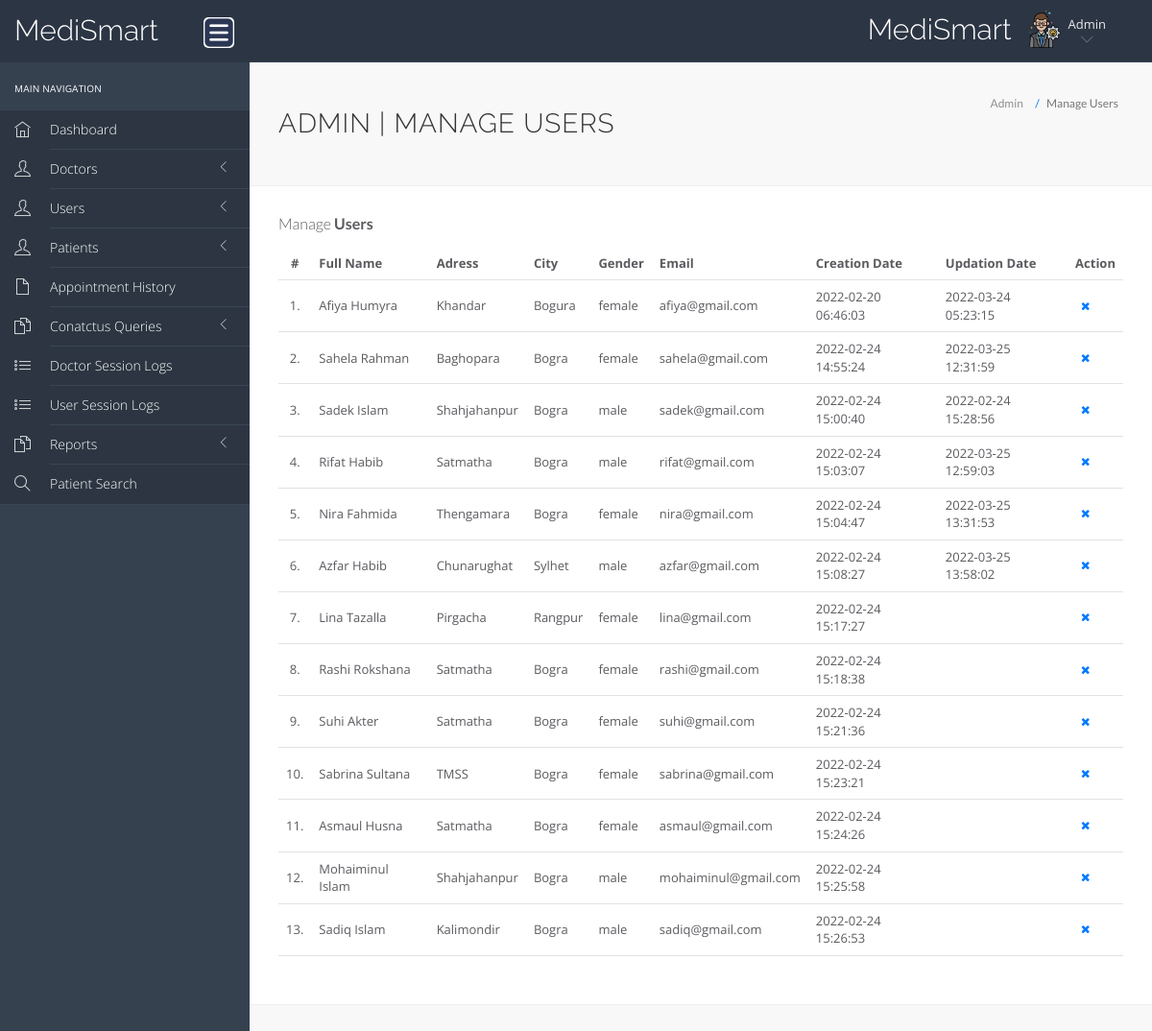
The app's page /hms/admin/manage-users.php (signed in) with its own data.
### tables this page shows
CREATE TABLE `users` (
  `id` int(11) NOT NULL,
  `fullName` varchar(255) DEFAULT NULL,
  `profile_pic` varchar(255) NOT NULL,
  `address` longtext DEFAULT NULL,
  `city` varchar(255) DEFAULT NULL,
  `gender` varchar(255) DEFAULT NULL,
  `email` varchar(255) DEFAULT NULL,
  `password` varchar(255) DEFAULT NULL,
  `regDate` timestamp NULL DEFAULT current_timestamp(),
  `updationDate` timestamp NULL DEFAULT NULL ON UPDATE current_timestamp()
);

### hms/admin/manage-users.php (the view, shortened to what this page needs)
<?php
include('include/config.php');
?>
<!DOCTYPE html>
<html lang="en">
	<head>
		<link rel="stylesheet" href="vendor/bootstrap/css/bootstrap.min.css">
		<link rel="stylesheet" href="vendor/fontawesome/css/font-awesome.min.css">
		<link rel="stylesheet" href="vendor/themify-icons/themify-icons.min.css">
		<link href="vendor/animate.css/animate.min.css" rel="stylesheet" media="screen">
		<link href="vendor/perfect-scrollbar/perfect-scrollbar.min.css" rel="stylesheet" media="screen">
		<link href="vendor/switchery/switchery.min.css" rel="stylesheet" media="screen">
		<link href="vendor/bootstrap-touchspin/jquery.bootstrap-touchspin.min.css" rel="stylesheet" media="screen">
		<link href="vendor/select2/select2.min.css" rel="stylesheet" media="screen">
		<link href="vendor/bootstrap-datepicker/bootstrap-datepicker3.standalone.min.css" rel="stylesheet" media="screen">
		<link href="vendor/bootstrap-timepicker/bootstrap-timepicker.min.css" rel="stylesheet" media="screen">
		<link rel="stylesheet" href="assets/css/styles.css">
		<link rel="stylesheet" href="assets/css/plugins.css">
		<link rel="stylesheet" href="assets/css/themes/theme-5.css" id="skin_color" />
	</head>
	<body>
		<div id="app">
<?php include('include/sidebar.php');?>
			<div class="app-content">
						<?php include('include/header.php');?>
				<div class="main-content" >
					<div class="wrap-content container" id="container">
						<section id="page-title">
							<div class="row">
								<div class="col-sm-8">
									<h1 class="mainTitle">Admin | Manage Users</h1>
																	</div>
								<ol class="breadcrumb">
									<li>
										<span>Admin</span>
									</li>
									<li class="active">
										<span>Manage Users</span>
									</li>
								</ol>
							</div>
						</section>
						<div class="container-fluid container-fullw bg-white">
									<div class="row">
								<div class="col-md-12">
									<h5 class="over-title margin-bottom-15">Manage <span class="text-bold">Users</span></h5>
									<table class="table table-hover" id="sample-table-1">
										<thead>
											<tr>
												<th class="center">#</th>
												<th>Full Name</th>
												<th class="hidden-xs">Adress</th>
												<th>City</th>
												<th>Gender </th>
												<th>Email </th>
												<th>Creation Date </th>
												<th>Updation Date </th>
												<th>Action</th>
											</tr>
										</thead>
										<tbody>
<?php
$sql=mysqli_query($con,"select * from users");
$cnt=1;
while($row=mysqli_fetch_array($sql))
{
?>
											<tr>
												<td class="center"><?php echo $cnt;?>.</td>
												<td class="hidden-xs"><?php echo $row['fullName'];?></td>
												<td><?php echo $row['address'];?></td>
												<td><?php echo $row['city'];?>
												</td>
												<td><?php echo $row['gender'];?></td>
												<td><?php echo $row['email'];?></td>
												<td><?php echo $row['regDate'];?></td>
												<td><?php echo $row['updationDate'];?>
												</td>
												<td >
												<div class="visible-md visible-lg hidden-sm hidden-xs">
	<a href="manage-users.php?id=<?php echo $row['id']?>&del=delete" onClick="return confirm('Are you sure you want to delete?')"class="btn btn-transparent btn-xs tooltips" tooltip-placement="top" tooltip="Remove"><i class="fa fa-times fa fa-white"></i></a>
												</div>
												</td>
											</tr>
											<?php
$cnt=$cnt+1;
											 }?>
										</tbody>
									</table>
								</div>
							</div>
								</div>
							</div>
						</div>
					</div>
				</div>
	</body>
</html>

### hms/admin/assets/css/themes/theme-5.css (style rules this page uses)
body { background: #f8f8f8; }

### records on screen
users: fullName "Afiya Humyra", address "Khandar", city "Bogura", gender "female", email "afiya@gmail.com", regDate "2022-02-20 06:46:03", updationDate "2022-03-24 05:23:15"
users: fullName "Sahela Rahman", address "Baghopara", city "Bogra", gender "female", email "sahela@gmail.com", regDate "2022-02-24 14:55:24", updationDate "2022-03-25 12:31:59"
users: fullName "Sadek Islam", address "Shahjahanpur", city "Bogra", gender "male", email "sadek@gmail.com", regDate "2022-02-24 15:00:40", updationDate "2022-02-24 15:28:56"
users: fullName "Rifat Habib", address "Satmatha", city "Bogra", gender "male", email "rifat@gmail.com", regDate "2022-02-24 15:03:07", updationDate "2022-03-25 12:59:03"
users: fullName "Nira Fahmida", address "Thengamara", city "Bogra", gender "female", email "nira@gmail.com", regDate "2022-02-24 15:04:47", updationDate "2022-03-25 13:31:53"
users: fullName "Azfar Habib", address "Chunarughat", city "Sylhet", gender "male", email "azfar@gmail.com", regDate "2022-02-24 15:08:27", updationDate "2022-03-25 13:58:02"
users: fullName "Lina Tazalla", address "Pirgacha", city "Rangpur", gender "female", email "lina@gmail.com", regDate "2022-02-24 15:17:27"
users: fullName "Rashi Rokshana", address "Satmatha", city "Bogra", gender "female", email "rashi@gmail.com", regDate "2022-02-24 15:18:38"
users: fullName "Suhi Akter", address "Satmatha", city "Bogra", gender "female", email "suhi@gmail.com", regDate "2022-02-24 15:21:36"
users: fullName "Sabrina Sultana", address "TMSS", city "Bogra", gender "female", email "sabrina@gmail.com", regDate "2022-02-24 15:23:21"
users: fullName "Asmaul Husna", address "Satmatha", city "Bogra", gender "female", email "asmaul@gmail.com", regDate "2022-02-24 15:24:26"
users: fullName "Mohaiminul Islam", address "Shahjahanpur", city "Bogra", gender "male", email "mohaiminul@gmail.com", regDate "2022-02-24 15:25:58"
users: fullName "Sadiq Islam", address "Kalimondir", city "Bogra", gender "male", email "sadiq@gmail.com", regDate "2022-02-24 15:26:53"
